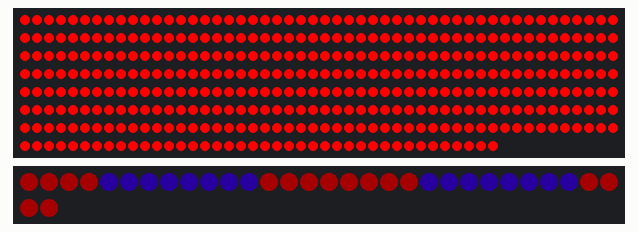
Recording of a sketch running on a simulated ESP32. Shown: 390 RGB LEDs in strip order, left to right, continuing on the next row, 32 RGB LEDs in strip order, left to right, continuing on the next row. Dim RGB values are drawn brighter than linear; what the sketch prints to the serial monitor is not drawn.

Above: at 0.66 s.
At 10.9 s:
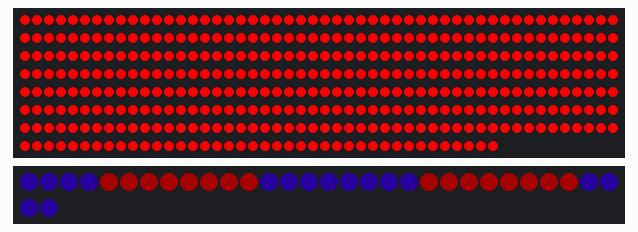
At 22.82 s:
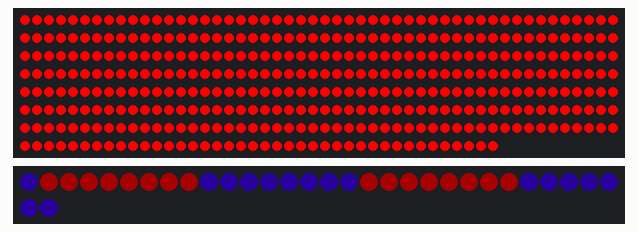
At 26.98 s:
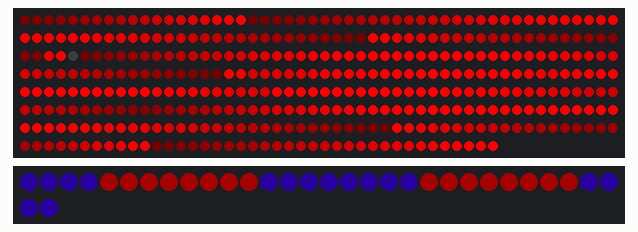
At 31.12 s:
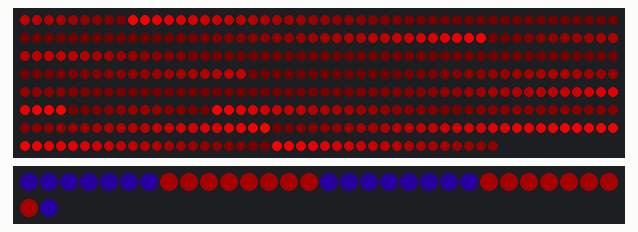
At 39.41 s:
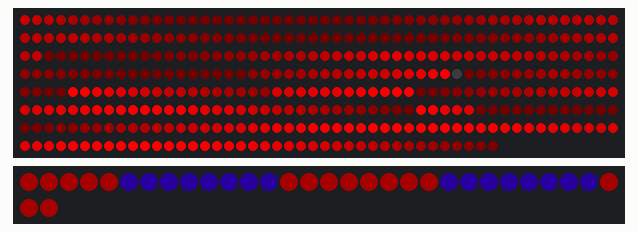

The sketch:

main.ino
```cpp
#include <FastLED.h>
#include <math.h>

#define PIN 27
#define PIN2 26
#define NUM_LEDS 390
#define NUM_LEDS2 32

#define WIDTH 300
#define HEIGHT 300

#define SEG_COUNT 20
#define BOX_COUNT 5

struct coordinate {
  int x;
  int y;
};
typedef struct coordinate coordinate;

struct pixelData {
  coordinate coord;
  float percent;
  int box;
  int seg;
};
typedef struct pixelData pixelData;

// Get the coordinate and other data corresponding to a pixel index.
pixelData getPixelData(int pixel);

// Get a coordinate from a corner of the SONUS logo
coordinate getCornerCoordinate(int x, int y);

// Run the SONUS light program.
void sonusProgram();

// Fill light strip with a color, start inclusive, end exclusive.
void fill(int start, int end, int color);

// Rule to render diagonal stripes
CRGB diagStripes(pixelData data, float timeElapsed);

// Rule to render diagonal rainbow
CRGB rainbowStripes(pixelData data, float timeElapsed);

int x_offsets[] = {10, 48, 60, 110, 125};
int y_offsets[] = {35, 75, 85, 105, 110};
int seg_lengths[] = {11, 32, 11, 48, 11, 18, 11, 27, 10, 15, 11, 16, 12, 27, 11, 17, 12, 48, 11, 31};

CRGB leds[NUM_LEDS];
CRGB leds2[NUM_LEDS2];

void setup() {
  sonusProgram();
}

void loop() {}

// Run the SONUS light program.
void sonusProgram() {
  Serial.begin(9600);
  Serial.println("Starting SONUS program!");

  FastLED.addLeds<NEOPIXEL, PIN>(leds, NUM_LEDS);
  FastLED.addLeds<NEOPIXEL, PIN2>(leds2, NUM_LEDS2);

  //fill(CRGB::Black, 0, NUM_LEDS);
  //return;

  float timeSinceStart = 0;

  CRGB (*rule)(pixelData data, float timeElapsed);

  while (true) {

    switch (((int)timeSinceStart/10)%3) {
      case 0: {
        rule = red; break;
      }
      case 1: {
        rule = diagStripes; break;
      }
      case 2: {
        rule = rainbowStripes; break;
      }
    }

    for (int i = 0; i < NUM_LEDS; i++) {
      pixelData data = getPixelData(i);

      leds[i] = rule(data, timeSinceStart);
    }

    for (int i = 0; i < NUM_LEDS2; i++) {
      CRGB color;
      if ((int)((i + (timeSinceStart * 16)) / 8) % 2 == 0) {
        color.setHSV(0, 255, 100);
      } else {
        color.setHSV(180, 255, 100);
      }
      leds2[i] = color;
    }

    FastLED.show();
    delay(10);
    timeSinceStart += 0.01f;
  }
}

// Fill light strip with a color, start inclusive, end exclusive.
void fill(int start, int end, int color) {
  for (int i = start; i < end; i++) {
    leds[i] = color;
  }

  FastLED.show();
}

// Get the coordinate and other data corresponding to a pixel index.
pixelData getPixelData(int pixel) {

  // Get the segment that the pixel belongs to,
  // and the percentage of the way the pixel is along the segment
  int seg = 0;
  float percent = 0;
  int startPixel = 0;
  int endPixel = 0;
  for (int i = 0; i < SEG_COUNT; i++) {
    endPixel += seg_lengths[i];
    if (pixel < endPixel) {
      seg = i;
      percent = ((float) pixel - startPixel) / (endPixel - startPixel);
      break;
    }
    startPixel = endPixel;
  }

  // Get the segment direction and box number
  int dir = seg % 4;
  int box = floor(seg / 4);

  // Get indices of start and end coordinates

  // Calculate start and end coordinates
  int startX = 0;
  int startY = 0;
  int endX = 0;
  int endY = 0;

  // Bottom segments (moving right)
  if (dir == 0) {
    startX = box * 2;
    endX = box * 2 + 1;
    startY = 0;
    endY = 0;
  }
  // Right segments (moving up)
  else if (dir == 1) {
    startX = box * 2 + 1;
    endX = startX;
    startY = 0;
    endY = 1;
  }
  // Top segments (moving left)
  else if (dir == 2) {
    startX = box * 2 + 1;
    endX = box * 2;
    startY = 1;
    endY = 1;
  }
  // Left segments (moving down)
  else if (dir == 3) {
    startX = box * 2;
    endX = startX;
    startY = 1;
    endY = 0;
  }

  // Convert coordinate indices to actual coordinates
  coordinate startCoord = getCornerCoordinate(startX, startY);
  coordinate endCoord = getCornerCoordinate(endX, endY);

  // Interpolate between coordinates
  coordinate coord = {
    .x = floor((endCoord.x - startCoord.x) * percent + startCoord.x),
    .y = floor((endCoord.y - startCoord.y) * percent + startCoord.y)
  };

  // Create pixel data
  pixelData data = {
    .coord = coord,
    .percent = percent,
    .box = box,
    .seg = seg
  };

  return data;
}

// Get a coordinate from a corner of the SONUS logo
coordinate getCornerCoordinate(int x, int y) {

  int xCoord;
  int yCoord;

  if (x < BOX_COUNT) {
    xCoord = x_offsets[x];
    if (y == 0) {
      yCoord = y_offsets[x];
    } else {
      yCoord = HEIGHT - y_offsets[x];
    }
  } else {
    int flippedX = BOX_COUNT * 2 - x - 1;
    xCoord = WIDTH - x_offsets[flippedX];
    if (y == 0) {
      yCoord = y_offsets[flippedX];
    } else {
      yCoord = HEIGHT - y_offsets[flippedX];
    }
  }

  coordinate corner = {
    .x = xCoord,
    .y = yCoord
  };

  return corner;
}


// Rule to render diagonal stripes
CRGB red(pixelData data, float timeElapsed) {
  return CRGB::Red;
}

// Rule to render diagonal stripes
CRGB diagStripes(pixelData data, float timeElapsed) {

  const int STRIPE_WIDTH = 80;
  const float SPEED = 200;

  int pix = (data.coord.x + data.coord.y + (timeElapsed * SPEED));

  CRGB color;
  color.setHSV(255, 255, sin(((float)pix)/100)*255);
  return color;


  /*

  // Show 10 stripes, then hide 30 stripes
  if (stripe % 2 == 0 && (stripe / 10) % 4 == 0 ) {
    return CRGB::Black;
  } else {
    return CRGB::Red;
  }*/
}

// Rule to render diagonal rainbow
CRGB rainbowStripes(pixelData data, float timeElapsed) {

  const float SPEED = 250;

  int pix = (data.coord.x + data.coord.y + (timeElapsed * SPEED));

  CRGB color;
  color.setHSV(pix, 255, 255);
  return color;
}
```
